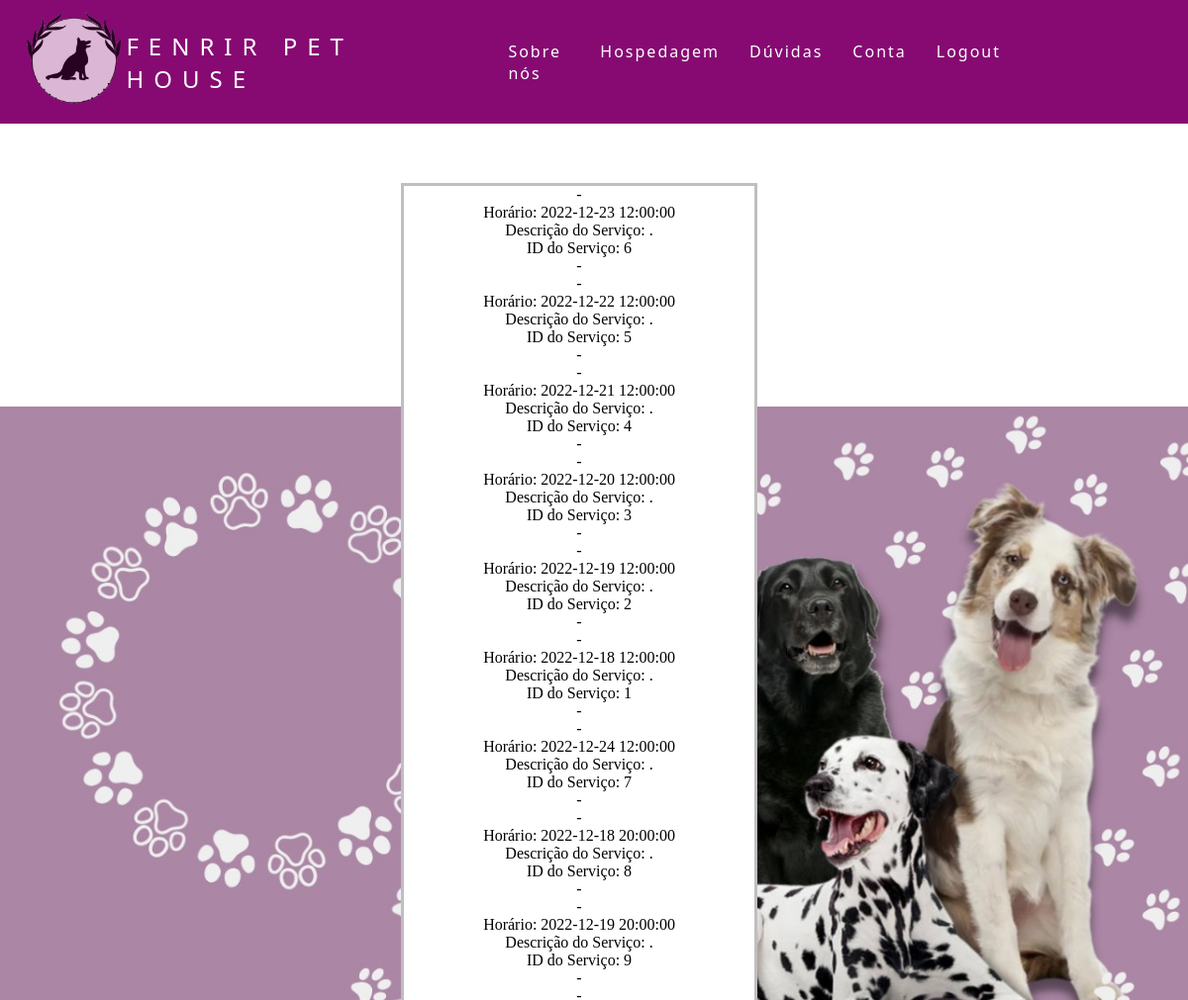
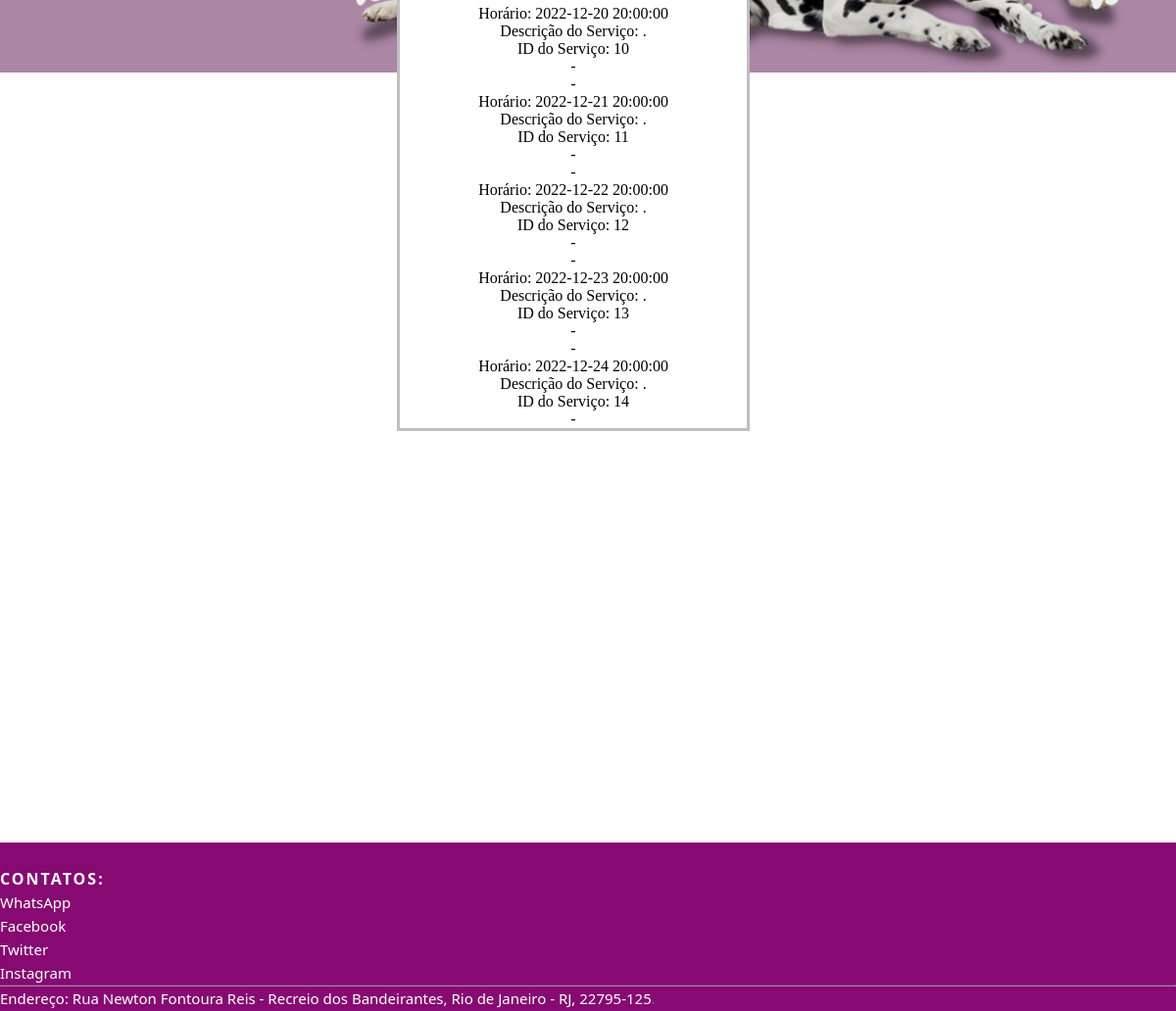
Screenshot of /exibereserva.php with the database file from the repository (2 pictures, top to bottom).
### tables this page shows
CREATE TABLE `servico` (
  `idServico` int(11) NOT NULL,
  `hora_disp` int(11) NOT NULL,
  `agenda_tstamp` datetime NOT NULL DEFAULT CURRENT_TIMESTAMP,
  `descricao` varchar(225) NOT NULL,
  `agenda_status` tinyint(1) NOT NULL
);

### src/exibereserva.php (the view, shortened to what this page needs)
<?php include "conectauser.inc";
?>
<!DOCTYPE html>
<html lang="pt-br">
  <head>
    <link rel="stylesheet" href="style.css" />
  </head>
  <body>
      <header class="nav">
      <nav>
        <a href="indexlogcliente.php"><img style="margin-left:25px; margin-top:10px; margin-bottom:10px; " src="logo.png" alt="Image" height="100"></a>
        <a class="logo" href="indexlogcliente.php">Fenrir Pet House</a>
        <ul class="nav-list">
          <li><a href="sobrelog.html">Sobre nós</a></li>
          <li><a href="hospedagem.html">Hospedagem</a></li>
          <li><a href="duvidaslog.html">Dúvidas</a></li>
          <li><a href="account.html">Conta</a></li>
          <li><a href="logout.php">Logout</a></li>
        </ul>
      </nav>
    </header>
    <body background="capa dogs.png" class="background">
    </body>
        <div class="fenrir-login">
        <?php
        $sql = "SELECT * FROM servico WHERE descricao like '%{$_SESSION['email']}%';";
        $res = mysqli_query($mysqli,$sql);
        $linhas = mysqli_num_rows($res);
        for($i = 0; $i < $linhas; $i++){
            $servico = mysqli_fetch_array($res);
            echo "-<br>";
            echo "Horário: ".$servico["agenda_tstamp"]."<br>";
            echo "Descrição do Serviço: ".$servico["descricao"]."<br>";
            echo "ID do Serviço: ".$servico["idServico"]."<br>";
            echo "-<br>";
        }
        ?>
    </div>
   <footer class="site-footer">
        <div class="col-xs-6 col-md-3">
          <h6>Contatos:</h6>
          <ul class="footer-links">
            <li><a href="https://web.whatsapp.com/">WhatsApp</a></li>
            <li><a href="https://www.facebook.com/">Facebook</a></li>
            <li><a href="https://twitter.com/">Twitter</a></li>
            <li><a href="https://www.instagram.com/">Instagram</a></li>
          </ul>
        </div>
      <hr>
    <div class="container">
      <div class="row">
        <div class="col-md-8 col-sm-6 col-xs-12">
          <p class="copyright-text">
       <a href="https://www.google.com/maps/dir//Rua+Newton+Fontoura+Reis+-+Recreio+dos+Bandeirantes+-+R.+Newton+Fontoura+Reis+-+Recreio+dos+Bandeirantes,+Rio+de+Janeiro+-+RJ,+22795-125/@-22.9209579,-43.4968904,11z/data=!4m8!4m7!1m0!1m5!1m1!1s0x9bc3aed259b4ad:0x6383c2f561261060!2m2!1d-43.4660456!2d-23.026394">Endereço: Rua Newton Fontoura Reis - Recreio dos Bandeirantes, Rio de Janeiro - RJ, 22795-125</a>.
          </p>
    </div>
</footer>
  </body>
</html>

### src/style.css (style rules this page uses)
body { width:100%; }
* { margin: 0; padding: 0; }
a { color: #fff; text-decoration: none; transition: 0.3s; }
.logo { font-size: 24px; text-transform: uppercase; letter-spacing: 10px; }
.background { background-size: 100%; margin-bottom: none; background-position-x: 0%; background-position-y: 30%; background-repeat: no-repeat; margin: 0 auto; }
nav { display: flex; justify-content: space-around; align-items: center; font-family: system-ui, -apple-system, Helvetica, Arial, sans-serif; background: #860a72; width: 100%; margin-top: 0; position: relative; }
.nav-list { list-style: none; display: flex; padding-right: 5cm; }
.nav-list li { letter-spacing: 2px; margin-left: 30px; }
.fenrir-login { text-align: center; background-color: rgb(255, 255, 255); position: relative; right: 15px; border: 3px solid rgb(192, 190, 192); z-index: 9; margin-top: 5%; margin-right: 35%; margin-left: 35%; }
.site-footer { background-color:#860a72; padding:20px 0 1px; font-family: system-ui, -apple-system, Helvetica, Arial, sans-serif; font-size:15px; line-height:24px; color:#737373; margin-top: 35%; position: relative; }
.site-footer hr { border-top-color:#bbb; opacity:0.5 }
.site-footer h6 { color:#fff; font-size:16px; text-transform:uppercase; margin-top:5px; letter-spacing:2px }
.site-footer a { color:#ffffff; font-family: system-ui, -apple-system, Helvetica, Arial, sans-serif; }
.footer-links { padding-left:0; list-style:none }
.footer-links li { display:block }
.footer-links a { color:#ffffff }
.copyright-text { margin:0 }

### rows the page displays
servico: agenda_tstamp "2022-12-23 12:00:00", descricao ".", idServico "6"
servico: agenda_tstamp "2022-12-22 12:00:00", descricao ".", idServico "5"
servico: agenda_tstamp "2022-12-21 12:00:00", descricao ".", idServico "4"
servico: agenda_tstamp "2022-12-20 12:00:00", descricao ".", idServico "3"
servico: agenda_tstamp "2022-12-19 12:00:00", descricao ".", idServico "2"
servico: agenda_tstamp "2022-12-18 12:00:00", descricao ".", idServico "1"
servico: agenda_tstamp "2022-12-24 12:00:00", descricao ".", idServico "7"
servico: agenda_tstamp "2022-12-18 20:00:00", descricao ".", idServico "8"
servico: agenda_tstamp "2022-12-19 20:00:00", descricao ".", idServico "9"
servico: agenda_tstamp "2022-12-20 20:00:00", descricao ".", idServico "10"
servico: agenda_tstamp "2022-12-21 20:00:00", descricao ".", idServico "11"
servico: agenda_tstamp "2022-12-22 20:00:00", descricao ".", idServico "12"
servico: agenda_tstamp "2022-12-23 20:00:00", descricao ".", idServico "13"
servico: agenda_tstamp "2022-12-24 20:00:00", descricao ".", idServico "14"
